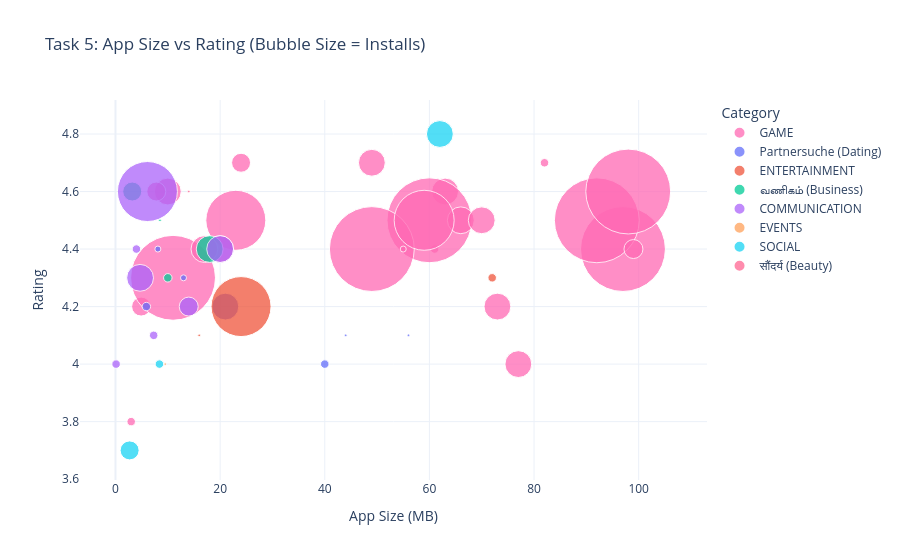

Notebook source saved alongside this figure:
### Code cell
# Step 4 & 5 & 6: Time-Gated Plotly Bubble Chart

if not is_within_time_window(17, 19):
    current_time = get_ist_now().strftime('%H:%M IST')
    print(f"Current time: {current_time}")
    print("This visualization is only available between 5 PM and 7 PM IST.")
else:
# if True:
    if task5_df.shape[0] == 0:
        print("No data survived the filters. Cannot generate chart.")
    else:
        # Step 4: Build a custom color map — GAME gets pink, others get default Plotly colors
        unique_cats = task5_df['Category_Display'].unique().tolist()
        default_colors = px.colors.qualitative.Plotly
        color_map = {}
        color_idx = 0
        for cat in unique_cats:
            if cat == 'GAME':
                color_map[cat] = 'hotpink'
            else:
                color_map[cat] = default_colors[color_idx % len(default_colors)]
                color_idx += 1

        fig = px.scatter(
            task5_df,
            x='Size_MB',
            y='Rating',
            size='Installs',
            color='Category_Display',
            color_discrete_map=color_map,
            hover_name='App',
            hover_data={'Installs': ':,.0f', 'Size_MB': ':.1f', 'Sentiment_Subjectivity': ':.2f'},
            size_max=60,
            opacity=0.75,
            title='Task 5: App Size vs Rating (Bubble Size = Installs)'
        )

        fig.update_layout(
            xaxis_title='App Size (MB)',
            yaxis_title='Rating',
            template='plotly_white',
            legend_title='Category'
        )

        fig.show()
        print(f"Chart rendered at {get_ist_now().strftime('%H:%M:%S IST')}")

### Figure 1 — Plotly figure (JSON) as saved in the notebook; plotly's stock layout.template omitted (floating-point values rounded to 4 significant figures)
{"data": [{"customdata": [[10000000.0, 0.5573], [10000000.0, 0.5261], [50000000.0, 0.5028], [100000000.0, 0.5349], [100000000.0, 0.5135], [1000000.0, 0.5142], [5000000.0, 0.5368], [5000000.0, 0.5361], [10000000.0, 0.6062], [100000000.0, 0.534], [5000000.0, 0.5402], [10000000.0, 0.5168], [100000000.0, 0.5298], [100000000.0, 0.5703], [10000000.0, 0.5522], [10000000.0, 0.5825], [10000000.0, 0.5358], [500000.0, 0.5286], [100000000.0, 0.5202], [1000000.0, 0.5493], [10000000.0, 0.5306], [50000000.0, 0.5563], [10000000.0, 0.5352], [5000000.0, 0.5063], [1000000.0, 0.5235]], "hovertemplate": "<b>%{hovertext}</b><br><br>Category_Display=GAME<br>Size_MB=%{x:.1f}<br>Rating=%{y}<br>Installs=%{customdata[0]:,.0f}<br>Sentiment_Subjectivity=%{customdata[1]:.2f}<extra></extra>", "hovertext": ["1LINE – One Line with One Touch", "Alto's Adventure", "Anger of stick 5 : zombie", "Angry Birds Classic", "Asphalt 8: Airborne", "Battlelands Royale", "Block Puzzle", "Block Puzzle Classic Legend !", "Candy Bomb", "Clash of Clans", "Color by Number – New Coloring Book", "Cooking Madness - A Chef's Restaurant Games", "Crossy Road", "Cut the Rope FULL FREE", "Dragon Hills", "Draw In", "Dude Perfect 2", "Fate/Grand Order (English)", "Flow Free", "Four In A Line", "Fruits Bomb", "Granny", "Guns of Glory", "Hero Hunters", "Honkai Impact 3rd"], "legendgroup": "GAME", "marker": {"color": "hotpink", "opacity": 0.75, "size": [10000000, 10000000, 50000000, 100000000, 100000000, 1000000, 5000000, 5000000, 10000000, 100000000, 5000000, 10000000, 100000000, 100000000, 10000000, 10000000, 10000000, 500000, 100000000, 1000000, 10000000, 50000000, 10000000, 5000000, 1000000], "sizemode": "area", "sizeref": 27780.0, "symbol": "circle"}, "mode": "markers", "name": "GAME", "orientation": "v", "showlegend": true, "type": "scatter", "x": [10.0, 63.0, 23.0, 97.0, 92.0, 61.0, 7.8, 4.9, 20.0, 98.0, 24.0, 49.0, 60.0, 49.0, 66.0, 73.0, 70.0, 55.0, 11.0, 3.0, 17.0, 59.0, 77.0, 99.0, 82.0], "xaxis": "x", "y": [4.6, 4.6, 4.5, 4.4, 4.5, 4.4, 4.6, 4.2, 4.4, 4.6, 4.7, 4.7, 4.5, 4.4, 4.5, 4.2, 4.5, 4.4, 4.3, 3.8, 4.4, 4.5, 4.0, 4.4, 4.7], "yaxis": "y"}, {"customdata": [[500000.0, 0.5584], [100000.0, 0.5782], [1000000.0, 0.5422], [1000000.0, 0.5173], [500000.0, 0.5107], [100000.0, 0.5553], [10000000.0, 0.6941]], "hovertemplate": "<b>%{hovertext}</b><br><br>Category_Display=Partnersuche (Dating)<br>Size_MB=%{x:.1f}<br>Rating=%{y}<br>Installs=%{customdata[0]:,.0f}<br>Sentiment_Subjectivity=%{customdata[1]:.2f}<extra></extra>", "hovertext": ["2Date Dating App, Love and matching", "BiggerCity: Chat for gay bears, chubs & chasers", "CMB Free Dating App", "FastMeet: Chat, Dating, Love", "FlirtChat - ♥Free Dating/Flirting App♥", "Hily: Dating, Chat, Match, Meet & Hook up", "Hitwe - meet people and chat"], "legendgroup": "Partnersuche (Dating)", "marker": {"color": "#636EFA", "opacity": 0.75, "size": [500000, 100000, 1000000, 1000000, 500000, 100000, 10000000], "sizemode": "area", "sizeref": 27780.0, "symbol": "circle"}, "mode": "markers", "name": "Partnersuche (Dating)", "orientation": "v", "showlegend": true, "type": "scatter", "x": [8.1, 44.0, 40.0, 5.9, 13.0, 56.0, 21.0], "xaxis": "x", "y": [4.4, 4.1, 4.0, 4.2, 4.3, 4.1, 4.2], "yaxis": "y"}, {"customdata": [[1000000.0, 0.5782], [50000000.0, 0.5556], [100000.0, 0.5336]], "hovertemplate": "<b>%{hovertext}</b><br><br>Category_Display=ENTERTAINMENT<br>Size_MB=%{x:.1f}<br>Rating=%{y}<br>Installs=%{customdata[0]:,.0f}<br>Sentiment_Subjectivity=%{customdata[1]:.2f}<extra></extra>", "hovertext": ["AMC Theatres", "Amazon Prime Video", "Cooking Channel"], "legendgroup": "ENTERTAINMENT", "marker": {"color": "#EF553B", "opacity": 0.75, "size": [1000000, 50000000, 100000], "sizemode": "area", "sizeref": 27780.0, "symbol": "circle"}, "mode": "markers", "name": "ENTERTAINMENT", "orientation": "v", "showlegend": true, "type": "scatter", "x": [72.0, 24.0, 16.0], "xaxis": "x", "y": [4.3, 4.2, 4.1], "yaxis": "y"}, {"customdata": [[100000.0, 0.5224], [1000000.0, 0.5228], [5000000.0, 0.6554], [10000000.0, 0.675]], "hovertemplate": "<b>%{hovertext}</b><br><br>Category_Display=வணிகம் (Business)<br>Size_MB=%{x:.1f}<br>Rating=%{y}<br>Installs=%{customdata[0]:,.0f}<br>Sentiment_Subjectivity=%{customdata[1]:.2f}<extra></extra>", "hovertext": ["Accounting App - Zoho Books", "Asana: organize team projects", "Call Blocker", "Google Primer"], "legendgroup": "வணிகம் (Business)", "marker": {"color": "#00CC96", "opacity": 0.75, "size": [100000, 1000000, 5000000, 10000000], "sizemode": "area", "sizeref": 27780.0, "symbol": "circle"}, "mode": "markers", "name": "வணிகம் (Business)", "orientation": "v", "showlegend": true, "type": "scatter", "x": [8.5, 10.0, 3.2, 18.0], "xaxis": "x", "y": [4.5, 4.3, 4.6, 4.4], "yaxis": "y"}, {"customdata": [[1000000.0, 0.6067], [50000000.0, 0.6875], [10000000.0, 0.5065], [1000000.0, 0.6], [5000000.0, 0.5458], [10000000.0, 0.5062], [1000000.0, 0.5538]], "hovertemplate": "<b>%{hovertext}</b><br><br>Category_Display=COMMUNICATION<br>Size_MB=%{x:.1f}<br>Rating=%{y}<br>Installs=%{customdata[0]:,.0f}<br>Sentiment_Subjectivity=%{customdata[1]:.2f}<extra></extra>", "hovertext": ["All Email Providers", "CM Browser - Ad Blocker , Fast Download , Privacy", "CallApp: Caller ID, Blocker & Phone Call Recorder", "Caller ID +", "Calls & Text by Mo+", "DU Browser—Browse fast & fun", "Firefox Focus: The privacy browser"], "legendgroup": "COMMUNICATION", "marker": {"color": "#AB63FA", "opacity": 0.75, "size": [1000000, 50000000, 10000000, 1000000, 5000000, 10000000, 1000000], "sizemode": "area", "sizeref": 27780.0, "symbol": "circle"}, "mode": "markers", "name": "COMMUNICATION", "orientation": "v", "showlegend": true, "type": "scatter", "x": [7.3, 6.1, 20.0, 0.1152, 14.0, 4.7, 4.0], "xaxis": "x", "y": [4.1, 4.6, 4.4, 4.0, 4.2, 4.3, 4.4], "yaxis": "y"}, {"customdata": [[100000.0, 0.5618]], "hovertemplate": "<b>%{hovertext}</b><br><br>Category_Display=EVENTS<br>Size_MB=%{x:.1f}<br>Rating=%{y}<br>Installs=%{customdata[0]:,.0f}<br>Sentiment_Subjectivity=%{customdata[1]:.2f}<extra></extra>", "hovertext": ["All Events in City"], "legendgroup": "EVENTS", "marker": {"color": "#FFA15A", "opacity": 0.75, "size": [100000], "sizemode": "area", "sizeref": 27780.0, "symbol": "circle"}, "mode": "markers", "name": "EVENTS", "orientation": "v", "showlegend": true, "type": "scatter", "x": [9.5], "xaxis": "x", "y": [4.0], "yaxis": "y"}, {"customdata": [[10000000.0, 0.5375], [5000000.0, 0.5201], [1000000.0, 0.5813]], "hovertemplate": "<b>%{hovertext}</b><br><br>Category_Display=SOCIAL<br>Size_MB=%{x:.1f}<br>Rating=%{y}<br>Installs=%{customdata[0]:,.0f}<br>Sentiment_Subjectivity=%{customdata[1]:.2f}<extra></extra>", "hovertext": ["Amino: Communities and Chats", "Blogger", "Couple - Relationship App"], "legendgroup": "SOCIAL", "marker": {"color": "#19D3F3", "opacity": 0.75, "size": [10000000, 5000000, 1000000], "sizemode": "area", "sizeref": 27780.0, "symbol": "circle"}, "mode": "markers", "name": "SOCIAL", "orientation": "v", "showlegend": true, "type": "scatter", "x": [62.0, 2.7, 8.4], "xaxis": "x", "y": [4.8, 3.7, 4.0], "yaxis": "y"}, {"customdata": [[100000.0, 0.5912]], "hovertemplate": "<b>%{hovertext}</b><br><br>Category_Display=सौंदर्य (Beauty)<br>Size_MB=%{x:.1f}<br>Rating=%{y}<br>Installs=%{customdata[0]:,.0f}<br>Sentiment_Subjectivity=%{customdata[1]:.2f}<extra></extra>", "hovertext": ["Hairstyles step by step"], "legendgroup": "सौंदर्य (Beauty)", "marker": {"color": "#FF6692", "opacity": 0.75, "size": [100000], "sizemode": "area", "sizeref": 27780.0, "symbol": "circle"}, "mode": "markers", "name": "सौंदर्य (Beauty)", "orientation": "v", "showlegend": true, "type": "scatter", "x": [14.0], "xaxis": "x", "y": [4.6], "yaxis": "y"}], "layout": {"legend": {"itemsizing": "constant", "title": {"text": "Category"}, "tracegroupgap": 0}, "title": {"text": "Task 5: App Size vs Rating (Bubble Size = Installs)"}, "xaxis": {"anchor": "y", "domain": [0, 1], "title": {"text": "App Size (MB)"}}, "yaxis": {"anchor": "x", "domain": [0, 1], "title": {"text": "Rating"}}}}
